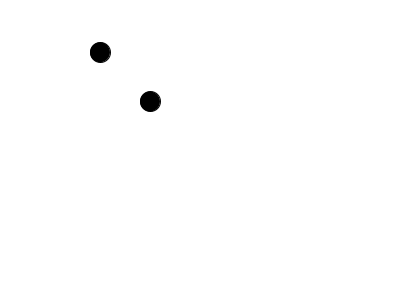
Frame 1 (no input)
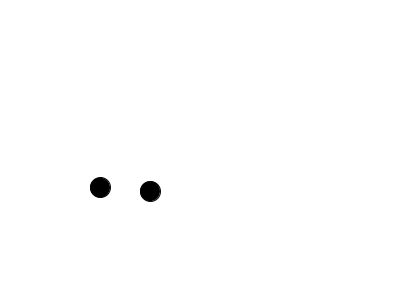
Frame 60 (the mouse pressed at the canvas centre just before this capture)
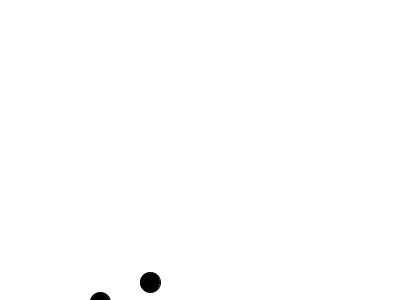
Frame 120 (the mouse held since frame 60 and released just before this capture)

The Processing sketch that drew these frames (run headless with seeded random() and noise(); from frame 60 on, the mouse is pressed at the canvas centre):

// Processing sketch: objects_raindrops
// ── objects_raindrops.pde
Raindrop drop1;
Raindrop drop2;

void setup() {
  size(400,300);
  drop1 = new Raindrop(100,50);
  drop2 = new Raindrop(150,100);
}

void draw() {
  background(255);
  drop1.fall();
  drop1.display();
  drop1.stop();

  drop2.fall();
  drop2.display();
  drop2.stop();

}



// ── Raindrop.pde
class Raindrop {
 float x,y,r;
 float speed;
 
 Raindrop(float tempX, float tempY) {
   x = tempX;
   y = tempY;
   speed = random(1,3);
   r = 20;  
 }
 
 void display() {
   fill(0);
   ellipse(x,y,r,r); 
 }
 
 void fall() {
   y = y + speed; 
 }
 
 void stop() {
   if (y > height) {
     y = height;
   } 
 }
}
